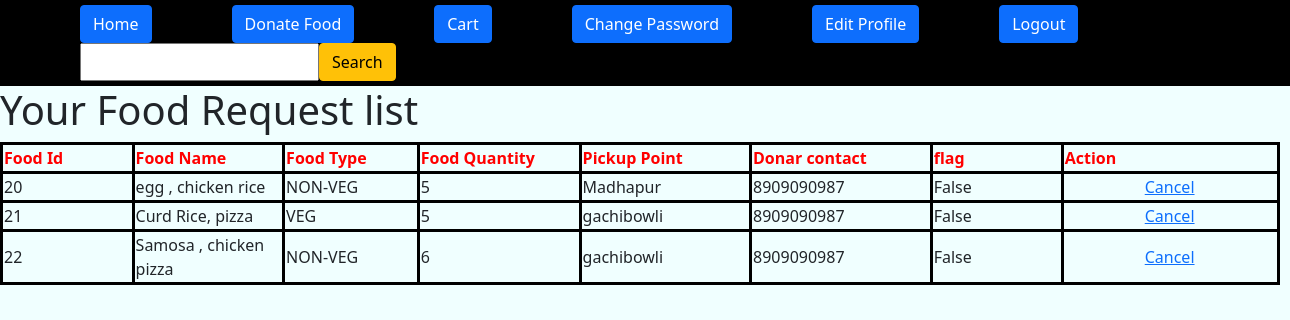
The app's page /DonarCart with its own data.
### account/models.py (models this page shows, shortened)
class Users_donations(models.Model) :
    food_name=models.CharField(max_length=100,verbose_name='Food Name')
    possibilities = (('VEG', 'VEG'), ('NON-VEG', 'NON-VEG'))
    food_type = models.CharField(max_length=100, choices=possibilities)
    quantity = models.PositiveIntegerField()
    date = models.DateTimeField(auto_now_add=True)
    donar_contact = models.CharField(max_length=10)
    food_pick_up = models.CharField(max_length=200)
    pincode = models.CharField(max_length=6)
    flag = models.CharField(max_length=12,default=False)
    donarMail = models.EmailField(max_length=100,default='')

### account/views.py (the view)
# urls.py: path('DonarCart', views.DonarCart, name='DonarCart'),
def DonarCart(request):
    data = Users_donations.objects.all()
    return render(request,'DonarCart.html',{'data':data})

### account/templates/DonarCart.html (shortened to what this page needs)
{% include 'donar_nav.html' %}
{% block content %}
<html lang="en">
<head>
    <link href="https://cdn.jsdelivr.net/npm/bootstrap@5.0.2/dist/css/bootstrap.min.css" rel="stylesheet">
</head>
<body>
    {% if data %}
<table>
     <h1>Your Food Request list</h1>
    <tr>
        <th>Food Id</th>
        <th>Food Name</th>
        <th>Food Type</th>
        <th>Food Quantity</th>
        <th>Pickup Point</th>
        <th>Donar contact</th>
        <th>flag</th>
        <th>Action</th>
    </tr>
{% for i in data %}
    <tr>
        <td>{{i.id}}</td>
        <td>{{i.food_name}}</td>
        <td>{{i.food_type}}</td>
        <td>{{i.quantity}}</td>
        <td>{{i.food_pick_up}}</td>
        <td>{{i.donar_contact}}</td>
        <td>{{i.flag}}</td>
        <td><a href="{% url 'DonarCancel' i.id %}">Cancel</a></td>
    </tr>
{% endfor %}
    </table >
{% else %}
    <h1>No Food request added...</h1>
{% endif  %}
</body>
</html>
{% endblock%}

### account/templates/donar_nav.html (style rules this page uses)
a { margin-left:80px; }

### account/templates/DonarCart.html (style rules this page uses)
body { background-color:azure; }
table,th,td { border:solid black 3px; width:1280px; }
th { color:red; }

### records on screen
Users_donations: id "20", food_name "egg , chicken rice", food_type "NON-VEG", quantity "5", food_pick_up "Madhapur", donar_contact "8909090987", flag "False"
Users_donations: id "21", food_name "Curd Rice, pizza", food_type "VEG", quantity "5", food_pick_up "gachibowli", donar_contact "8909090987", flag "False"
Users_donations: id "22", food_name "Samosa , chicken pizza", food_type "NON-VEG", quantity "6", food_pick_up "gachibowli", donar_contact "8909090987", flag "False"
